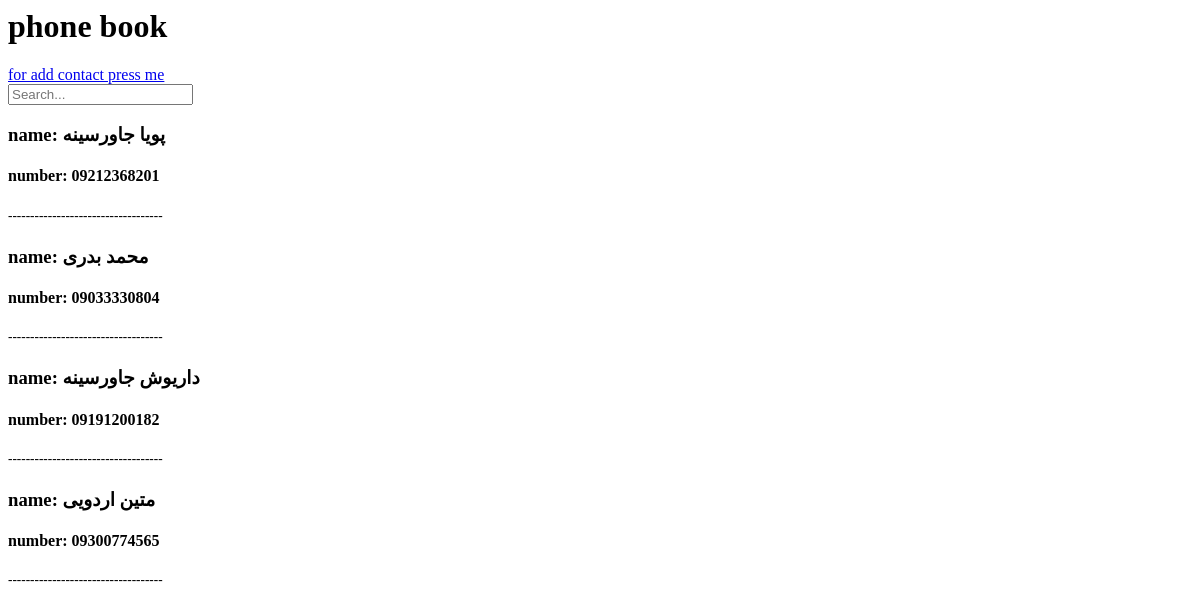
The page /phonebook/ on the database as committed earlier.
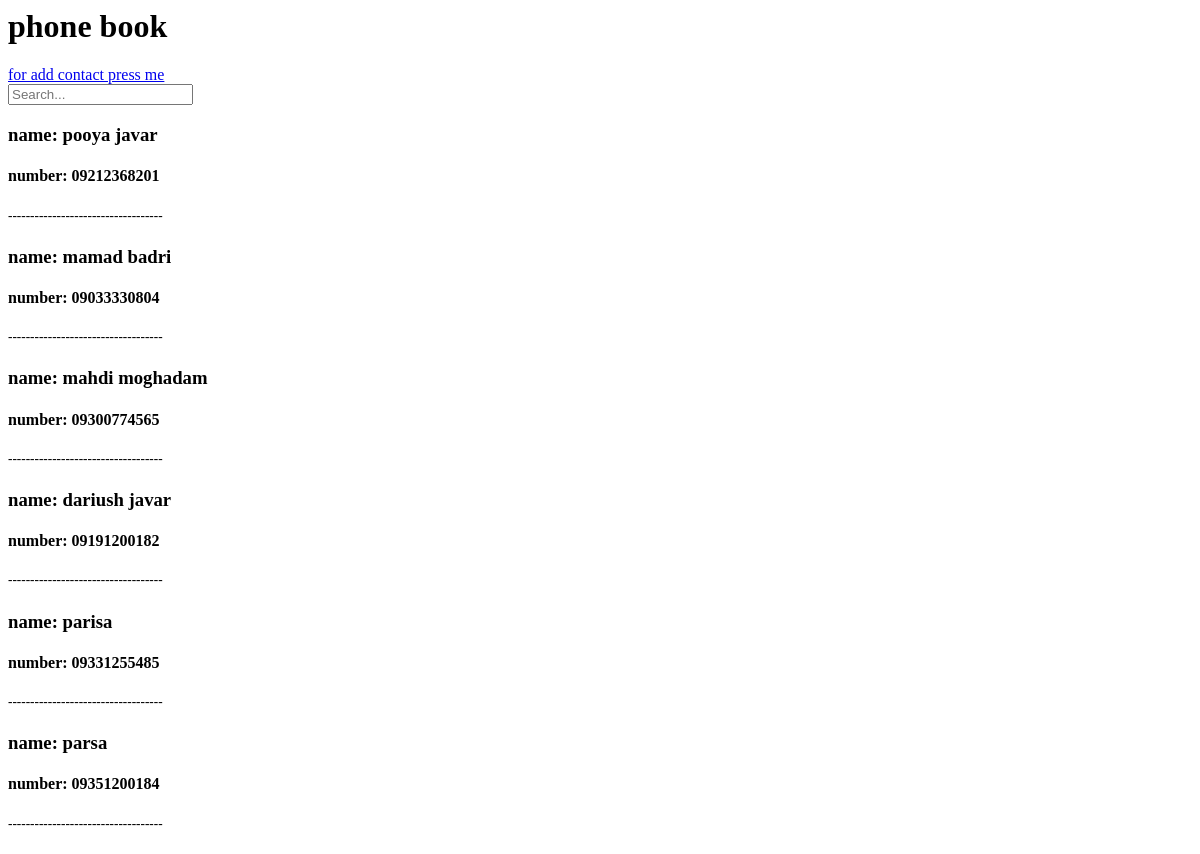
The same page on the database as committed later.
### accounts/models.py (models this page shows)
class phonenum(models.Model):
    name = models.CharField(max_length = 200)
    phone_num = models.CharField (max_length = 11)

### accounts/views.py (the view)
# urls.py: path('phonebook/',num, name ='phonebook'),
def num(request):
    context = {
        'phonenums': phonenum.objects.all()
    }
    return render (request,'tmp/phonebook.html',context)

### accounts/templates/tmp/phonebook.html
<h1>phone book</h1>
<a href="/add">for add contact press me</a>
<form action="{% url 'search_results' %}" method="get">
  <input name="q" type="text" placeholder="Search...">
</form>
{% for phonenum in phonenums %}
    <phonenum>
        <h3>name: {{phonenum.name}} </h3>
        <h4>number: {{phonenum.phone_num}}</h4>
        <h5>-----------------------------------</h5>
    </phonenum>
{% endfor %}

Rows that differ between the two databases and show on the page:
removed phonenum: name "پویا جاورسینه", phone_num "09212368201"
removed phonenum: name "محمد بدری", phone_num "09033330804"
removed phonenum: name "داریوش جاورسینه", phone_num "09191200182"
removed phonenum: name "متین اردویی", phone_num "09300774565"
added phonenum: name "pooya javar", phone_num "09212368201"
added phonenum: name "mamad badri", phone_num "09033330804"
added phonenum: name "mahdi moghadam", phone_num "09300774565"
added phonenum: name "dariush javar", phone_num "09191200182"
added phonenum: name "parisa", phone_num "09331255485"
added phonenum: name "parsa", phone_num "09351200184"
